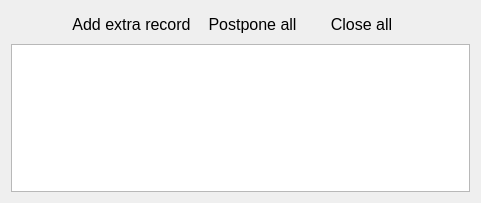

<ui version="4.0">
 <class>Dialog</class>
 <widget class="QDialog" name="Dialog">
  <property name="geometry">
   <rect>
    <x>0</x>
    <y>0</y>
    <width>481</width>
    <height>203</height>
   </rect>
  </property>
  <property name="font">
   <font>
    <family>Segoe UI</family>
    <pointsize>12</pointsize>
   </font>
  </property>
  <property name="windowTitle">
   <string>Dialog</string>
  </property>
  <layout class="QVBoxLayout" name="verticalLayout">
   <item>
    <layout class="QHBoxLayout" name="horizontalLayout">
     <item>
      <widget class="QPushButton" name="pushButton">
       <property name="sizePolicy">
        <sizepolicy hsizetype="Fixed" vsizetype="Fixed">
         <horstretch>0</horstretch>
         <verstretch>0</verstretch>
        </sizepolicy>
       </property>
       <property name="text">
        <string/>
       </property>
       <property name="icon">
        <iconset>
         <normaloff>icons/application-sidebar-list.png</normaloff>icons/application-sidebar-list.png</iconset>
       </property>
       <property name="iconSize">
        <size>
         <width>24</width>
         <height>24</height>
        </size>
       </property>
       <property name="flat">
        <bool>true</bool>
       </property>
      </widget>
     </item>
     <item>
      <widget class="QPushButton" name="pushButton_add_extra_record">
       <property name="sizePolicy">
        <sizepolicy hsizetype="Minimum" vsizetype="Fixed">
         <horstretch>0</horstretch>
         <verstretch>0</verstretch>
        </sizepolicy>
       </property>
       <property name="text">
        <string>Add extra record</string>
       </property>
       <property name="icon">
        <iconset>
         <normaloff>icons/plus.png</normaloff>icons/plus.png</iconset>
       </property>
       <property name="iconSize">
        <size>
         <width>24</width>
         <height>24</height>
        </size>
       </property>
       <property name="flat">
        <bool>true</bool>
       </property>
      </widget>
     </item>
     <item>
      <widget class="QPushButton" name="pushButton_postpone_all">
       <property name="text">
        <string>Postpone all</string>
       </property>
       <property name="icon">
        <iconset>
         <normaloff>icons/alarm-clock-big_24_24.png</normaloff>icons/alarm-clock-big_24_24.png</iconset>
       </property>
       <property name="iconSize">
        <size>
         <width>24</width>
         <height>24</height>
        </size>
       </property>
       <property name="flat">
        <bool>true</bool>
       </property>
      </widget>
     </item>
     <item>
      <widget class="QPushButton" name="pushButton_close_all">
       <property name="text">
        <string>Close all</string>
       </property>
       <property name="icon">
        <iconset>
         <normaloff>icons/cross.png</normaloff>icons/cross.png</iconset>
       </property>
       <property name="iconSize">
        <size>
         <width>24</width>
         <height>24</height>
        </size>
       </property>
       <property name="flat">
        <bool>true</bool>
       </property>
      </widget>
     </item>
     <item>
      <widget class="QPushButton" name="pushButton">
       <property name="sizePolicy">
        <sizepolicy hsizetype="Fixed" vsizetype="Fixed">
         <horstretch>0</horstretch>
         <verstretch>0</verstretch>
        </sizepolicy>
       </property>
       <property name="text">
        <string/>
       </property>
       <property name="icon">
        <iconset>
         <normaloff>icons/gear.png</normaloff>icons/gear.png</iconset>
       </property>
       <property name="iconSize">
        <size>
         <width>24</width>
         <height>24</height>
        </size>
       </property>
       <property name="flat">
        <bool>true</bool>
       </property>
      </widget>
     </item>
    </layout>
   </item>
   <item>
    <widget class="QListWidget" name="listWidget">
     <property name="acceptDrops">
      <bool>false</bool>
     </property>
     <property name="sizeAdjustPolicy">
      <enum>QAbstractScrollArea::AdjustToContents</enum>
     </property>
     <property name="editTriggers">
      <set>QAbstractItemView::NoEditTriggers</set>
     </property>
     <property name="tabKeyNavigation">
      <bool>true</bool>
     </property>
     <property name="showDropIndicator" stdset="0">
      <bool>false</bool>
     </property>
     <property name="dragDropMode">
      <enum>QAbstractItemView::NoDragDrop</enum>
     </property>
     <property name="defaultDropAction">
      <enum>Qt::IgnoreAction</enum>
     </property>
     <property name="alternatingRowColors">
      <bool>true</bool>
     </property>
     <property name="selectionMode">
      <enum>QAbstractItemView::SingleSelection</enum>
     </property>
     <property name="horizontalScrollMode">
      <enum>QAbstractItemView::ScrollPerItem</enum>
     </property>
     <property name="movement">
      <enum>QListView::Static</enum>
     </property>
     <property name="isWrapping" stdset="0">
      <bool>false</bool>
     </property>
     <property name="resizeMode">
      <enum>QListView::Adjust</enum>
     </property>
     <property name="uniformItemSizes">
      <bool>true</bool>
     </property>
     <property name="selectionRectVisible">
      <bool>true</bool>
     </property>
     <property name="sortingEnabled">
      <bool>true</bool>
     </property>
    </widget>
   </item>
  </layout>
 </widget>
 <resources/>
 <connections/>
</ui>
